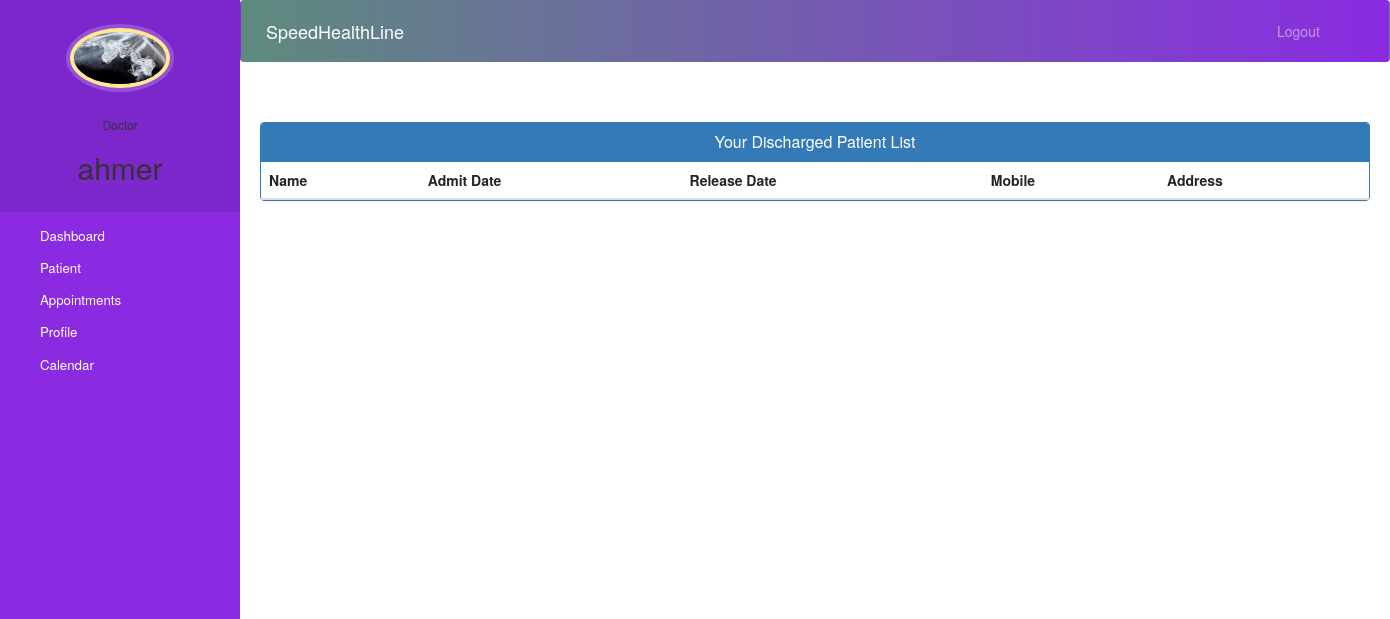
Before: /doctor-view-discharge-patient (signed in) with the older database file.
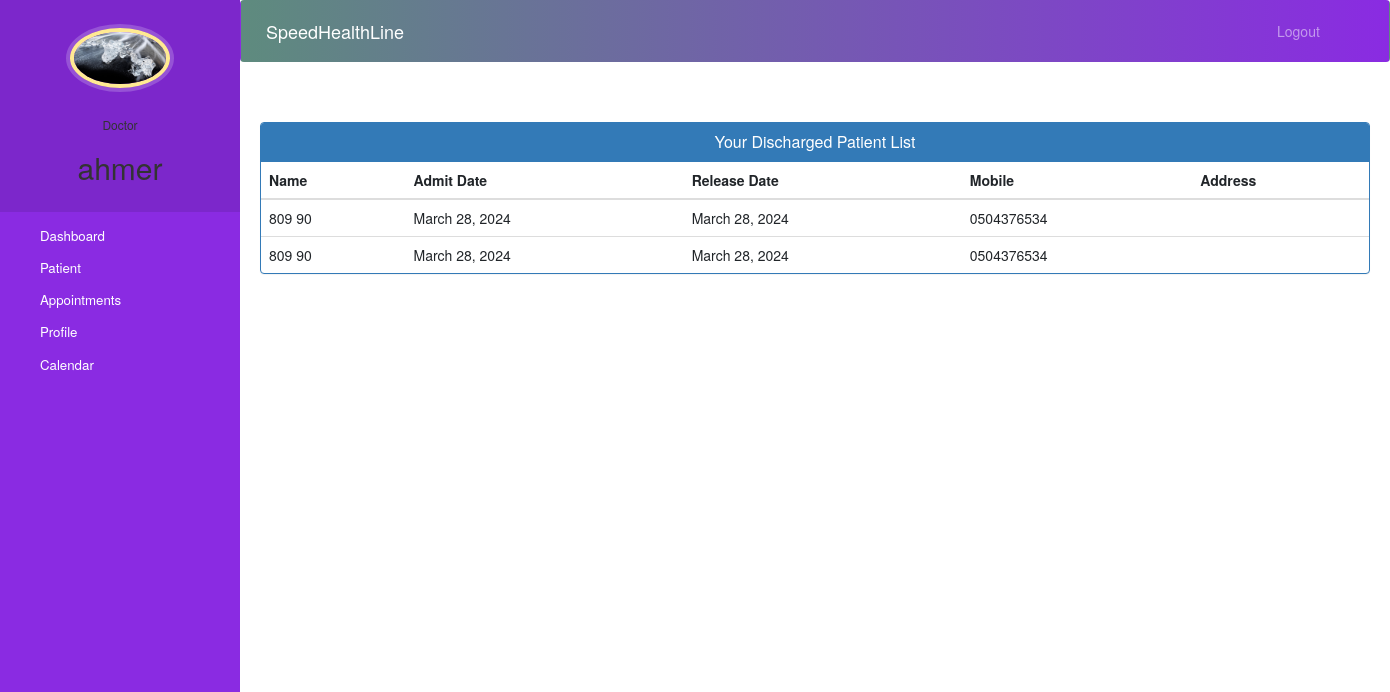
After: the same page with the newer database file.
### core/models.py (models this page shows, shortened)
class Doctor(models.Model):
    user=models.OneToOneField(User,on_delete=models.CASCADE)
    profile_pic= models.ImageField(upload_to='profile_pic/DoctorProfilePic/',null=True,blank=True)
    address = models.CharField(max_length=40)
    mobile = models.CharField(max_length=20, null=False, default='0123456789')
    department= models.CharField(max_length=50,choices=departments,default='Cardiologist')
    status=models.BooleanField(default=True)

class PatientDischargeDetails(models.Model):
    patientId=models.PositiveIntegerField(null=True)
    patientName=models.CharField(max_length=40)
    assignedDoctorName=models.CharField(max_length=40)
    mobile = models.CharField(max_length=20,null=True)
    admitDate=models.DateField(null=False)
    releaseDate=models.DateField(null=False)
    daySpent=models.PositiveIntegerField(null=False)
    roomCharge=models.PositiveIntegerField(null=False)
    medicineCost=models.PositiveIntegerField(null=False)
    doctorFee=models.PositiveIntegerField(null=False)
    OtherCharge=models.PositiveIntegerField(null=False)
    total=models.PositiveIntegerField(null=False)

### core/views.py (the view)
# urls.py: path('doctor-view-discharge-patient', doctor_discharge_patient,
@login_required(login_url='Userlogin')
@user_passes_test(is_doctor)
def doctor_discharge_patient(request):
    dischargedpatients = models.PatientDischargeDetails.objects.all().distinct().filter(
        assignedDoctorName=request.user.first_name)
    doctor = models.Doctor.objects.get(user_id=request.user.id)  # for profile picture of doctor in sidebar
    return render(request, 'doctor_discharge_patient.html',
                  {'dischargedpatients': dischargedpatients, 'doctor': doctor})

### core/views.py (called while the page is built)
def is_doctor(user):
    return user.groups.filter(name='DOCTOR').exists()

### templates/doctor_discharge_patient.html (shortened to what this page needs)
{% extends 'doctor_base.html' %}
{% block content %}
{%load static%}
<head>
  <link href="//netdna.bootstrapcdn.com/bootstrap/3.0.0/css/bootstrap.min.css" rel="stylesheet" id="bootstrap-css">
</head>
<div class="container">
  <div class="panel panel-primary">
    <div class="panel-heading">
      <h6 class="panel-title">Your Discharged Patient List</h6>
    </div>
    <table class="table table-hover" id="dev-table">
      <thead>
        <tr>
          <th>Name</th>
          <th>Admit Date</th>
          <th>Release Date</th>
          <th>Mobile</th>
          <th>Address</th>
        </tr>
      </thead>
      {% for p in dischargedpatients %}
      <tr>
        <td> {{p.patientName}}</td>
        <td>{{p.admitDate}}</td>
        <td>{{p.releaseDate}}</td>
        <td>{{p.mobile}}</td>
        <td>{{p.address}}</td>
      </tr>
      {% endfor %}
    </table>
  </div>
</div>
{% endblock content %}

### templates/doctor_base.html (shortened to what this page needs)
<!DOCTYPE html>
{% load static %}
<html lang="en">
<head>
  <link rel="stylesheet" href="https://stackpath.bootstrapcdn.com/bootstrap/4.3.1/css/bootstrap.min.css">
  <link rel="stylesheet" href="https://maxcdn.bootstrapcdn.com/font-awesome/4.7.0/css/font-awesome.min.css">
</head>
<body>
  <nav class="menu" tabindex="0">
    <header class="avatar">
      <img src="{% static doctor.profile_pic.url %}" alt="Profile Pic" />
      <br><br>
      <h6>Doctor</h6>
      <h2>{{request.user.first_name}}</h2>
    </header>
    <ul>
      <li tabindex="0" class="icon-dashboard"> <a style="color:white; text-decoration:none;" href="/doctor-dashboard"><span>Dashboard</span></a> </li>
      <li tabindex="0" class="icon-users"> <a style="color:white; text-decoration:none;" href="/doctor-patient"><span>Patient</span></a></li>
      <li tabindex="0" class="icon-calendar"> <a style="color:white; text-decoration:none;" href="/doctor-appointment"><span>Appointments</span></a></li>
      <li tabindex="0" class="icon-calendar"> <a style="color:white; text-decoration:none;" href="/doctor-profile"><span>Profile</span></a></li>
      <li tabindex="0" class="icon-calendar"> <a style="color:white; text-decoration:none;" href="/doctor-calender"><span>Calendar</span></a></li>
    </ul>
  </nav>
  <main>
    <div class="bs-example">
<nav class="navbar navbar-expand-md navbar-dark fixed-top" style="background: linear-gradient(to right, #5E8B7E, #8A2BE2);">        <a href="/doctor-dashboard" class="navbar-brand">SpeedHealthLine</a>
        <div class="collapse navbar-collapse justify-content-between" id="navbarCollapse">
          <div class="navbar-nav" style=" margin-left: 90%;">
            <a href="/logout" class="nav-item nav-link">Logout</a>
          </div>
        </div>
      </nav>
    </div>
    <br><br>
    {% block content %}
    {% endblock content %}
    <br><br><br><br><br><br><br>
    <footer>
      <br>
      <div class="container">
        <div class="row">
          <div class="col-md-12 col-sm-12">
          </div>
        </div>
      </div>
    </footer>
  </main>
</body>
</html>

### templates/doctor_base.html (style rules this page uses)
a:link { text-decoration: none; color: #8a2be2; }
body { padding-left: 240px; background-color: #f8f8ff; background-repeat: no-repeat; background-position: center center; background-attachment: fixed; background-size: cover; }
main { position: relative; height: 100vh; }
.menu { background: #8a2be2; height: 100vh; width: 240px; position: fixed; top: 0px; left: 0; z-index: 5; outline: none; }
.menu .avatar { background: rgba(0, 0, 0, 0.1); padding: 2em 0.5em; text-align: center; }
.menu .avatar img { width: 100px; border-radius: 50%; overflow: hidden; border: 4px solid #ffea92; box-shadow: 0 0 0 4px rgba(255, 255, 255, 0.2); }
.menu .avatar h2 { font-weight: normal; margin-bottom: 0; }
.menu ul { list-style: none; padding: 0.5em 0; margin: 0; }
.menu ul li { padding: 0.5em 1em 0.5em 3em; font-size: 0.95em; font-weight: lighter; background-repeat: no-repeat; background-position: left 15px center; background-size: auto 20px; transition: all 0.15s linear; cursor: pointer; color: #fff; }
.menu ul li.icon-dashboard { background-image: url("http://www.entypo.com/images//gauge.svg"); }
.menu ul li.icon-users { background-image: url("http://www.entypo.com/images//users.svg"); }
.menu ul li.icon-calendar { background-image: url("http://www.entypo.com/images//calendar.svg"); }

### templates/doctor_discharge_patient.html (style rules this page uses)
a:link { text-decoration: none; }
h6 { text-align: center; }
.row { margin: 100px; }

Changed rows visible on the page:
added PatientDischargeDetails: patientName "809 90", admitDate "March 28, 2024", releaseDate "March 28, 2024", mobile "0504376534"
added PatientDischargeDetails: patientName "809 90", admitDate "March 28, 2024", releaseDate "March 28, 2024", mobile "0504376534"
